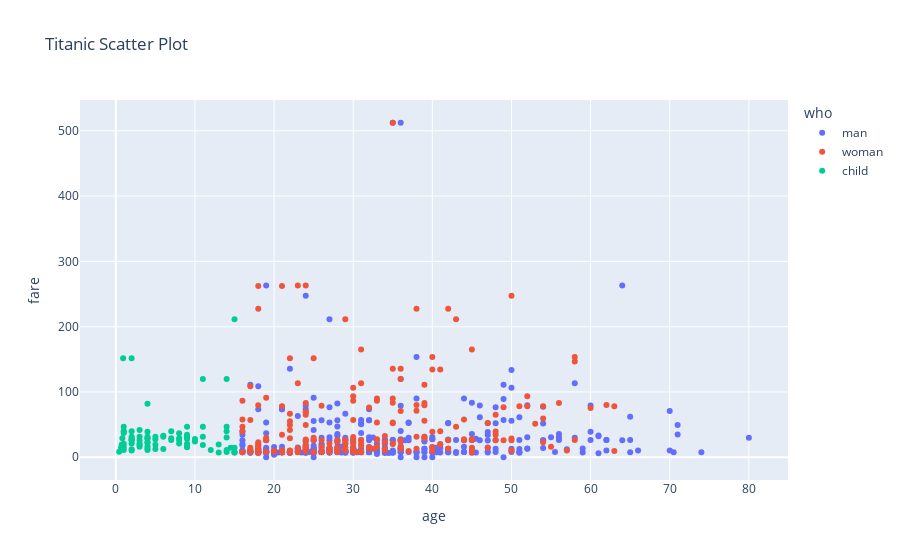

The notebook cell this image was saved under:
### Code cell
scat = exp.scatter(data_frame = titanic,
                   x = titanic.age,
                   y = titanic.fare,
                   color = titanic.who,
                   title = "Titanic Scatter Plot",
                                     
                  )

scat

### Figure 1 — Plotly figure (JSON) as saved in the notebook; plotly's stock layout.template omitted (floating-point values rounded to 4 significant figures; data arrays with more than 128 entries replaced by an {"elided": "..."} marker saying what was removed)
{"data": [{"hovertemplate": "who=man<br>age=%{x}<br>fare=%{y}<extra></extra>", "legendgroup": "man", "marker": {"color": "#636efa", "symbol": "circle"}, "mode": "markers", "name": "man", "orientation": "v", "showlegend": true, "type": "scatter", "x": {"elided": "537 float values"}, "xaxis": "x", "y": {"elided": "537 float values"}, "yaxis": "y"}, {"hovertemplate": "who=woman<br>age=%{x}<br>fare=%{y}<extra></extra>", "legendgroup": "woman", "marker": {"color": "#EF553B", "symbol": "circle"}, "mode": "markers", "name": "woman", "orientation": "v", "showlegend": true, "type": "scatter", "x": {"elided": "271 float values"}, "xaxis": "x", "y": {"elided": "271 float values"}, "yaxis": "y"}, {"hovertemplate": "who=child<br>age=%{x}<br>fare=%{y}<extra></extra>", "legendgroup": "child", "marker": {"color": "#00cc96", "symbol": "circle"}, "mode": "markers", "name": "child", "orientation": "v", "showlegend": true, "type": "scatter", "x": [2, 14, 4, 14, 2, 15, 8, 14, 3, 7, 5, 11, 4, 0.83, 14.5, 2, 12, 9, 1, 9, 4, 1, 9, 1, 4, 3, 2, 5, 8, 3, 7, 2, 0.92, 2, 3, 15, 3, 1, 1, 3, 10, 14, 4, 13, 5, 0.75, 2, 9, 9, 2, 7, 9, 11, 8, 4, 9, 2, 0.75, 14, 14, 15, 4, 6, 11, 4, 6, 0.67, 5, 13, 8, 1, 11, 0.42, 6, 10, 2, 1, 15, 0.83, 4, 9, 4, 15], "xaxis": "x", "y": [21.07, 30.07, 16.7, 7.854, 29.12, 8.029, 21.07, 11.24, 41.58, 39.69, 27.75, 46.9, 27.9, 29, 14.45, 31.27, 11.24, 34.38, 39.69, 20.52, 29.12, 11.13, 31.39, 39, 22.02, 26, 10.46, 31.39, 26.25, 31.39, 29.12, 151.6, 151.6, 26, 15.9, 7.229, 21.07, 15.74, 46.9, 18.75, 24.15, 120, 81.86, 19.5, 19.26, 19.26, 12.29, 46.9, 15.9, 26, 26.25, 31.27, 31.27, 36.75, 39, 27.9, 27.9, 19.26, 46.9, 39.69, 211.3, 13.42, 33, 18.79, 23, 12.47, 14.5, 12.47, 7.229, 29.12, 20.57, 120, 8.517, 31.27, 27.9, 39.69, 37.0, 14.45, 18.75, 31.27, 15.25, 11.13, 7.225], "yaxis": "y"}], "layout": {"legend": {"title": {"text": "who"}, "tracegroupgap": 0}, "title": {"text": "Titanic Scatter Plot"}, "xaxis": {"anchor": "y", "domain": [0, 1], "title": {"text": "age"}}, "yaxis": {"anchor": "x", "domain": [0, 1], "title": {"text": "fare"}}}}
